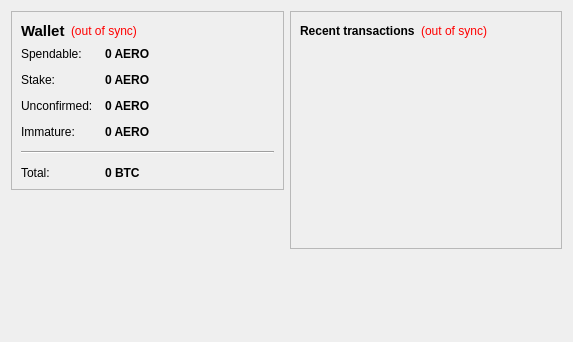
<?xml version="1.0" encoding="UTF-8"?>
<ui version="4.0">
 <class>OverviewPage</class>
 <widget class="QWidget" name="OverviewPage">
  <property name="geometry">
   <rect>
    <x>0</x>
    <y>0</y>
    <width>573</width>
    <height>342</height>
   </rect>
  </property>
  <property name="windowTitle">
   <string>Form</string>
  </property>
  <layout class="QHBoxLayout" name="horizontalLayout" stretch="1,1">
   <item>
    <layout class="QVBoxLayout" name="verticalLayout_2">
     <item>
      <widget class="QFrame" name="frame">
       <property name="frameShape">
        <enum>QFrame::StyledPanel</enum>
       </property>
       <property name="frameShadow">
        <enum>QFrame::Raised</enum>
       </property>
       <layout class="QVBoxLayout" name="verticalLayout_4">
        <item>
         <layout class="QHBoxLayout" name="horizontalLayout_4">
          <item>
           <widget class="QLabel" name="label_5">
            <property name="font">
             <font>
              <pointsize>11</pointsize>
              <weight>75</weight>
              <bold>true</bold>
             </font>
            </property>
            <property name="text">
             <string>Wallet</string>
            </property>
           </widget>
          </item>
          <item>
           <widget class="QLabel" name="labelWalletStatus">
            <property name="toolTip">
             <string>The displayed information may be out of date. Your wallet automatically synchronizes with the Aero network after a connection is established, but this process has not completed yet.</string>
            </property>
            <property name="styleSheet">
             <string notr="true">QLabel { color: red; }</string>
            </property>
            <property name="text">
             <string notr="true">(out of sync)</string>
            </property>
            <property name="alignment">
             <set>Qt::AlignLeading|Qt::AlignLeft|Qt::AlignVCenter</set>
            </property>
           </widget>
          </item>
          <item>
           <spacer name="horizontalSpacer_2">
            <property name="orientation">
             <enum>Qt::Horizontal</enum>
            </property>
            <property name="sizeHint" stdset="0">
             <size>
              <width>40</width>
              <height>20</height>
             </size>
            </property>
           </spacer>
          </item>
         </layout>
        </item>
        <item>
         <layout class="QFormLayout" name="formLayout_2">
          <property name="fieldGrowthPolicy">
           <enum>QFormLayout::AllNonFixedFieldsGrow</enum>
          </property>
          <property name="horizontalSpacing">
           <number>12</number>
          </property>
          <property name="verticalSpacing">
           <number>12</number>
          </property>
          <item row="0" column="0">
           <widget class="QLabel" name="label">
            <property name="text">
             <string>Spendable:</string>
            </property>
           </widget>
          </item>
          <item row="0" column="1">
           <widget class="QLabel" name="labelBalance">
            <property name="font">
             <font>
              <weight>75</weight>
              <bold>true</bold>
             </font>
            </property>
            <property name="cursor">
             <cursorShape>IBeamCursor</cursorShape>
            </property>
            <property name="toolTip">
             <string>Your current spendable balance</string>
            </property>
            <property name="text">
             <string notr="true">0 AERO</string>
            </property>
            <property name="textInteractionFlags">
             <set>Qt::LinksAccessibleByMouse|Qt::TextSelectableByKeyboard|Qt::TextSelectableByMouse</set>
            </property>
           </widget>
          </item>
          <item row="1" column="0">
           <widget class="QLabel" name="label_6">
            <property name="text">
             <string>Stake:</string>
            </property>
           </widget>
          </item>
          <item row="1" column="1">
           <widget class="QLabel" name="labelStake">
            <property name="font">
             <font>
              <weight>75</weight>
              <bold>true</bold>
             </font>
            </property>
            <property name="cursor">
             <cursorShape>IBeamCursor</cursorShape>
            </property>
            <property name="toolTip">
             <string>Total of coins that was staked, and do not yet count toward the current balance</string>
            </property>
            <property name="text">
             <string notr="true">0 AERO</string>
            </property>
            <property name="textInteractionFlags">
             <set>Qt::LinksAccessibleByMouse|Qt::TextSelectableByKeyboard|Qt::TextSelectableByMouse</set>
            </property>
           </widget>
          </item>
          <item row="2" column="0">
           <widget class="QLabel" name="label_3">
            <property name="text">
             <string>Unconfirmed:</string>
            </property>
           </widget>
          </item>
          <item row="2" column="1">
           <widget class="QLabel" name="labelUnconfirmed">
            <property name="font">
             <font>
              <weight>75</weight>
              <bold>true</bold>
             </font>
            </property>
            <property name="cursor">
             <cursorShape>IBeamCursor</cursorShape>
            </property>
            <property name="toolTip">
             <string>Total of transactions that have yet to be confirmed, and do not yet count toward the current balance</string>
            </property>
            <property name="text">
             <string notr="true">0 AERO</string>
            </property>
            <property name="textInteractionFlags">
             <set>Qt::LinksAccessibleByMouse|Qt::TextSelectableByKeyboard|Qt::TextSelectableByMouse</set>
            </property>
           </widget>
          </item>
          <item row="3" column="0">
           <widget class="QLabel" name="labelImmatureText">
            <property name="text">
             <string>Immature:</string>
            </property>
           </widget>
          </item>
          <item row="3" column="1">
           <widget class="QLabel" name="labelImmature">
            <property name="font">
             <font>
              <weight>75</weight>
              <bold>true</bold>
             </font>
            </property>
            <property name="toolTip">
             <string>Mined balance that has not yet matured</string>
            </property>
            <property name="text">
             <string notr="true">0 AERO</string>
            </property>
            <property name="textInteractionFlags">
             <set>Qt::LinksAccessibleByMouse|Qt::TextSelectableByKeyboard|Qt::TextSelectableByMouse</set>
            </property>
           </widget>
          </item>
          <item row="4" column="0" colspan="2">
           <widget class="Line" name="line">
            <property name="orientation">
             <enum>Qt::Horizontal</enum>
            </property>
           </widget>
          </item>
          <item row="5" column="0">
           <widget class="QLabel" name="labelTotalText">
            <property name="text">
             <string>Total:</string>
            </property>
           </widget>
          </item>
          <item row="5" column="1">
           <widget class="QLabel" name="labelTotal">
            <property name="font">
             <font>
              <weight>75</weight>
              <bold>true</bold>
             </font>
            </property>
            <property name="cursor">
             <cursorShape>IBeamCursor</cursorShape>
            </property>
            <property name="toolTip">
             <string>Your current total balance</string>
            </property>
            <property name="text">
             <string notr="true">0 BTC</string>
            </property>
            <property name="textInteractionFlags">
             <set>Qt::LinksAccessibleByMouse|Qt::TextSelectableByKeyboard|Qt::TextSelectableByMouse</set>
            </property>
           </widget>
          </item>
         </layout>
        </item>
       </layout>
      </widget>
     </item>
     <item>
      <spacer name="verticalSpacer_3">
       <property name="orientation">
        <enum>Qt::Vertical</enum>
       </property>
       <property name="sizeHint" stdset="0">
        <size>
         <width>20</width>
         <height>40</height>
        </size>
       </property>
      </spacer>
     </item>
     <item>
      <widget class="QLabel" name="label_2">
       <property name="text">
        <string/>
       </property>
       <property name="pixmap">
        <pixmap resource="../bitcoin.qrc">:/images/backg</pixmap>
       </property>
       <property name="scaledContents">
        <bool>false</bool>
       </property>
       <property name="alignment">
        <set>Qt::AlignCenter</set>
       </property>
      </widget>
     </item>
     <item>
      <spacer name="verticalSpacer">
       <property name="orientation">
        <enum>Qt::Vertical</enum>
       </property>
       <property name="sizeHint" stdset="0">
        <size>
         <width>20</width>
         <height>40</height>
        </size>
       </property>
      </spacer>
     </item>
    </layout>
   </item>
   <item>
    <layout class="QVBoxLayout" name="verticalLayout_3">
     <item>
      <widget class="QFrame" name="frame_2">
       <property name="frameShape">
        <enum>QFrame::StyledPanel</enum>
       </property>
       <property name="frameShadow">
        <enum>QFrame::Raised</enum>
       </property>
       <layout class="QVBoxLayout" name="verticalLayout">
        <item>
         <layout class="QHBoxLayout" name="horizontalLayout_2">
          <item>
           <widget class="QLabel" name="label_4">
            <property name="text">
             <string>&lt;b&gt;Recent transactions&lt;/b&gt;</string>
            </property>
           </widget>
          </item>
          <item>
           <widget class="QLabel" name="labelTransactionsStatus">
            <property name="toolTip">
             <string>The displayed information may be out of date. Your wallet automatically synchronizes with the Aero network after a connection is established, but this process has not completed yet.</string>
            </property>
            <property name="styleSheet">
             <string notr="true">QLabel { color: red; }</string>
            </property>
            <property name="text">
             <string notr="true">(out of sync)</string>
            </property>
            <property name="alignment">
             <set>Qt::AlignRight|Qt::AlignTrailing|Qt::AlignVCenter</set>
            </property>
           </widget>
          </item>
          <item>
           <spacer name="horizontalSpacer">
            <property name="orientation">
             <enum>Qt::Horizontal</enum>
            </property>
            <property name="sizeHint" stdset="0">
             <size>
              <width>40</width>
              <height>20</height>
             </size>
            </property>
           </spacer>
          </item>
         </layout>
        </item>
        <item>
         <widget class="QListView" name="listTransactions">
          <property name="styleSheet">
           <string notr="true">QListView { background: transparent; }</string>
          </property>
          <property name="frameShape">
           <enum>QFrame::NoFrame</enum>
          </property>
          <property name="verticalScrollBarPolicy">
           <enum>Qt::ScrollBarAlwaysOff</enum>
          </property>
          <property name="horizontalScrollBarPolicy">
           <enum>Qt::ScrollBarAlwaysOff</enum>
          </property>
          <property name="selectionMode">
           <enum>QAbstractItemView::NoSelection</enum>
          </property>
         </widget>
        </item>
       </layout>
      </widget>
     </item>
     <item>
      <spacer name="verticalSpacer_2">
       <property name="orientation">
        <enum>Qt::Vertical</enum>
       </property>
       <property name="sizeHint" stdset="0">
        <size>
         <width>20</width>
         <height>40</height>
        </size>
       </property>
      </spacer>
     </item>
    </layout>
   </item>
  </layout>
 </widget>
 <resources>
  <include location="../bitcoin.qrc"/>
 </resources>
 <connections/>
</ui>
